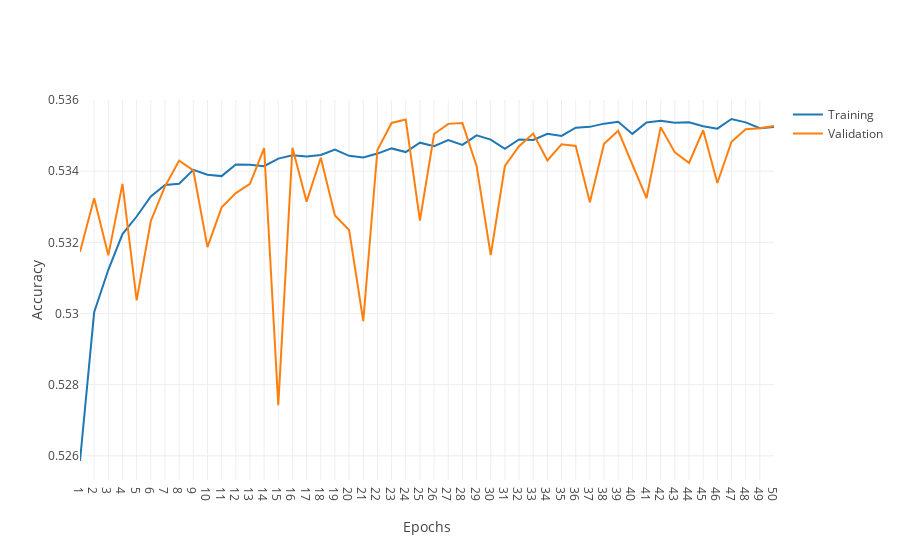

The notebook cell this image was saved under:
### Code cell
import plotly.graph_objects as go

epochs = list(range(1,len(fit_log_1_1.history['binary_accuracy'])+1))
training_accuracy = fit_log_1_1.history['binary_accuracy']
validation_accuracy = fit_log_1_1.history['val_binary_accuracy']

fig = go.Figure()
fig.add_trace(go.Scatter(
    x=epochs,
    y=training_accuracy,
    mode='lines',
    name='Training'))
fig.add_trace(go.Scatter(
    x=epochs,
    y=validation_accuracy,
    mode='lines',
    name='Validation'))
fig.update_layout(
    template='none',
    xaxis_title='Epochs',
    yaxis_title="Accuracy")
fig.update_xaxes(tick0=0, dtick=1)
# fig.update_yaxes(range=[0.5,1])
fig.show()
fig.write_image(f'../images/model_1_1_accuracy.png', scale=5)
pd.DataFrame({'epoch': epochs, 'training_accuracy':training_accuracy, 'validation_accuracy':validation_accuracy}).to_csv('../images/model_1_1_accuracy.csv', index=False)

### Figure 1 — Plotly figure (JSON) as saved in the notebook; plotly's stock layout.template omitted (floating-point values rounded to 4 significant figures)
{"data": [{"mode": "lines", "name": "Training", "type": "scatter", "x": [1, 2, 3, 4, 5, 6, 7, 8, 9, 10, 11, 12, 13, 14, 15, 16, 17, 18, 19, 20, 21, 22, 23, 24, 25, 26, 27, 28, 29, 30, 31, 32, 33, 34, 35, 36, 37, 38, 39, 40, 41, 42, 43, 44, 45, 46, 47, 48, 49, 50], "y": [0.5259, 0.53, 0.5312, 0.5322, 0.5327, 0.5333, 0.5336, 0.5336, 0.534, 0.5339, 0.5339, 0.5342, 0.5342, 0.5341, 0.5344, 0.5344, 0.5344, 0.5345, 0.5346, 0.5344, 0.5344, 0.5345, 0.5346, 0.5345, 0.5348, 0.5347, 0.5349, 0.5347, 0.535, 0.5349, 0.5346, 0.5349, 0.5349, 0.5351, 0.535, 0.5352, 0.5352, 0.5353, 0.5354, 0.535, 0.5354, 0.5354, 0.5354, 0.5354, 0.5353, 0.5352, 0.5355, 0.5354, 0.5352, 0.5352]}, {"mode": "lines", "name": "Validation", "type": "scatter", "x": [1, 2, 3, 4, 5, 6, 7, 8, 9, 10, 11, 12, 13, 14, 15, 16, 17, 18, 19, 20, 21, 22, 23, 24, 25, 26, 27, 28, 29, 30, 31, 32, 33, 34, 35, 36, 37, 38, 39, 40, 41, 42, 43, 44, 45, 46, 47, 48, 49, 50], "y": [0.5317, 0.5332, 0.5316, 0.5336, 0.5304, 0.5326, 0.5336, 0.5343, 0.534, 0.5319, 0.533, 0.5334, 0.5336, 0.5346, 0.5274, 0.5347, 0.5331, 0.5344, 0.5328, 0.5323, 0.5298, 0.5346, 0.5354, 0.5355, 0.5326, 0.535, 0.5353, 0.5354, 0.5341, 0.5316, 0.5341, 0.5347, 0.5351, 0.5343, 0.5348, 0.5347, 0.5331, 0.5348, 0.5351, 0.5342, 0.5332, 0.5352, 0.5345, 0.5342, 0.5351, 0.5337, 0.5348, 0.5352, 0.5352, 0.5353]}], "layout": {"xaxis": {"dtick": 1, "tick0": 0, "title": {"text": "Epochs"}}, "yaxis": {"title": {"text": "Accuracy"}}}}
